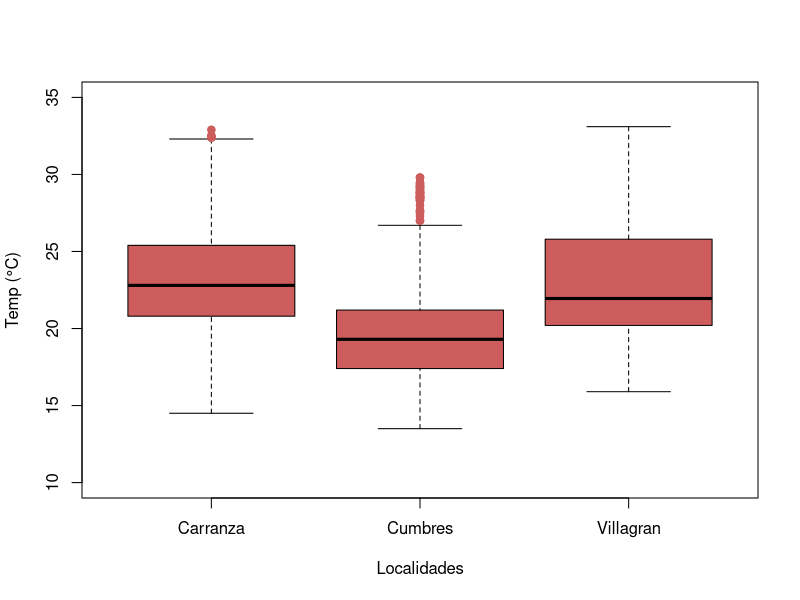

Source code (R): (Note: this script raises an error after producing the figure.)
# MAGT
# 14/04/2026
# Datos climatológicos
# Cumbres NL, Villagran Tamps, Carranza Coahuila

library(lubridate)
library(hms)
clima <- read.csv("Climatologia.csv", header =T)
clima$Localidad <- as.factor(clima$Localidad)
clima$Fecha <- as.Date(clima$Fecha, format = "%d/%m/%Y")
clima$Hora <- hms::as_hms(clima$Hora)


boxplot(clima$TEMP~ clima$Localidad,
        col= "indianred",
        ylab = "Temp (°C)",
        xlab = "Localidades",
        ylim =c(10,35),
        outcol = "indianred", #marcar outliers en rojo
        outpch = 19) # cambiar la forma a circulo relleno

tapply(clima$TEMP, clima$Localidad, mean)

# Temperatura en el curso del semana

cumbres <- subset(clima,Localidad =="Cumbres")
cumbres <- cumbres[order(cumbres$fechaHora),]
cumbres$Hora <- as.character(cumbres$Hora)
clima$FechaHora <- as.POSIXct(paste(clima$Fecha, clima$Hora),
                              format = "%Y-%m-%d %H:%M:%S")

plot(cumbres$FechaHora , cumbres$TEMP,
     type = "l",
     col = "indianred",
     lwd =2,
     xaxt = "n",
     xlab = "Localidad EMAs",
     ylab  = "Temperatura (°C)")

# Normalidad de adtos
tapply(clima$TEMP, clima$Localidad, mean)
shapiro.test(clima$TEMP)



# ANOVA

clim.aov <- aov(clima$TEMP ~ clima$Localidad)
summary(clim.aov)

# Aceptamos H1, por lo tanto realizamos una prueba de Tukey
TukeyHSD(clim.aov)

# Homogeneidad de varianzas
tapply(clima$TEMP, clima$Localidad, var)
bartlett.test(clima$TEMP ~ clima $Localidad)
